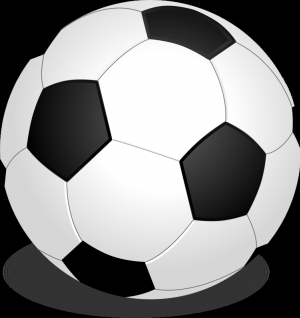
#> input picture AR filters/1.png, 300 x 318 px
$ python ar_basic_opencv.py
#> lines starting #> are read from the running program, lines starting #| are printed output that depends on the picture
import numpy as np
import cv2

cap = cv2.VideoCapture(0)

face_cascade = cv2.CascadeClassifier('haarcascade_frontalface_default.xml')
eye_cascade = cv2.CascadeClassifier('haarcascade_eye.xml')

ball = cv2.imread('1.png', -1)
#> ball is the input picture: shape (318, 300, 4); mean B, G, R, A 136.2, 136.2, 136.2, 193.8
ball = cv2.resize(ball, (50, 50))
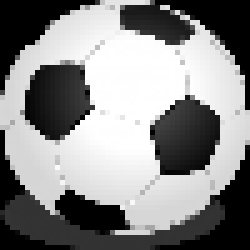
#> ball: shape (50, 50, 4) (shown 5 times larger); mean B, G, R, A 136.3, 136.3, 136.3, 193.8
while True:

    r, img = cap.read()
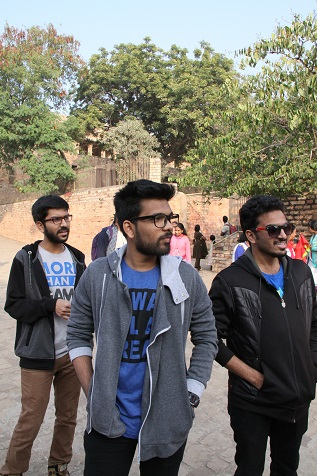
#> input picture AR filters/1.JPG, 317 x 476 px, given in place of the camera
#> img is the input picture: shape (476, 317, 3); mean B, G, R 108.2, 116.3, 118.5
    gray = cv2.cvtColor(img, cv2.COLOR_BGR2GRAY)
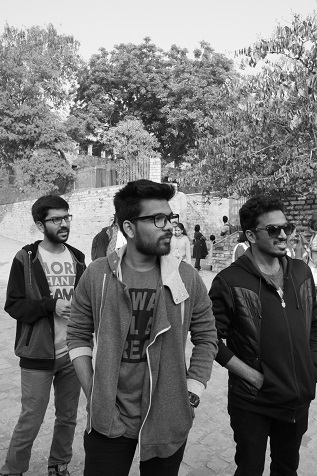
#> gray: shape (476, 317); min 0, max 254, mean 116
    #cv2.imshow('gray', gray)
    faces = face_cascade.detectMultiScale(gray, 1.1, 5)
#> faces = [[45, 206, 33, 33]]

    for (x, y, w, h) in faces:
        #cv2.rectangle(img, (x, y), (x+w, y+h), (255, 0, 0), 2)
        roi_gray = gray[y:y+h, x:x+w]
        roi_color = img[y:y+h, x:x+w]
        eyes = eye_cascade.detectMultiScale(roi_gray, 1.3, 7)
        #cv2.circle(roi_color, (5, 5), 3, (55, 25, 0), -1)
        for (ex, ey, ew, eh) in eyes:
            # [5 lines of commented-out code are left out]
            a = y + ey - 25 + int(eh / 2)
            b = x + ex + int(ew / 2) - 25
            for c in range(0, 3):
                #alpha = (ball[:, :, 3] / 255.0)
                img[a:a + 50, b:b + 50, c] = ball[:, :, c]*(ball[:, :, 3] / 255.0) + img[a:a + 50, b:b + 50, c]*(1 - (ball[:, :, 3]/ 255.0))
#> this loop made 1 pass
#> pass 1, `roi_gray = gray[y:y+h, x:x+w]`:
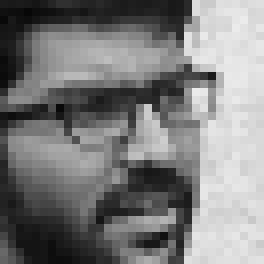
#> roi_gray: shape (33, 33) (shown 8 times larger); min 8, max 234, mean 124.9
#> pass 1, `roi_color = img[y:y+h, x:x+w]`:
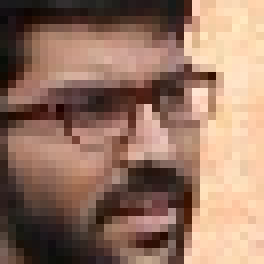
#> roi_color: shape (33, 33, 3) (shown 8 times larger); mean B, G, R 99.5, 117, 150.1
                #alpha and 1-alpha(beta) can be interchanged too
    cv2.imshow('img', img)
    cv2.waitKey(1)
cv2.destroyAllWindows()
